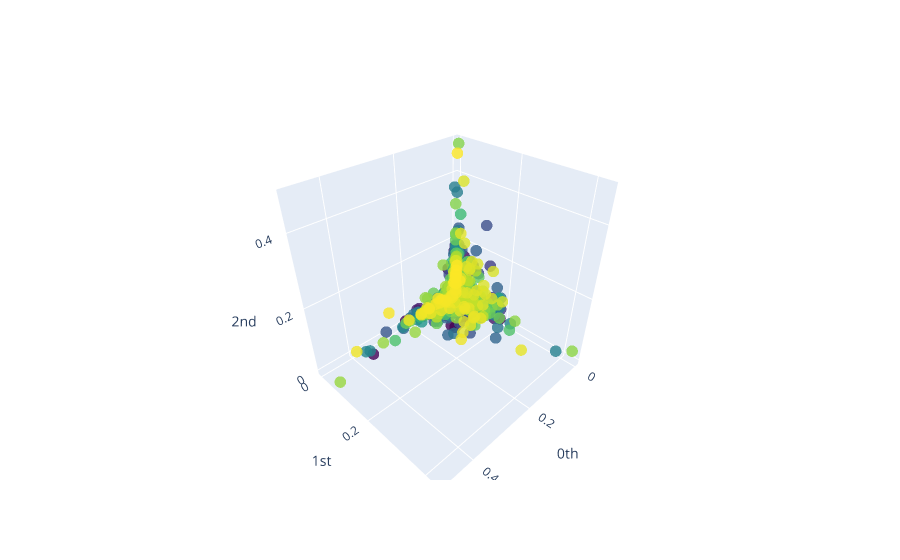

The notebook cell saved with this chart:
### Code cell
embedding_dimension_periodic = 15
embedding_time_delay_periodic = 35

embedder = SingleTakensEmbedding(
    parameters_type="fixed",
    time_delay=embedding_time_delay_periodic,
    dimension=embedding_dimension_periodic,
    stride=2, # Иначе слишком много значений, и вычисления не произвести
    n_jobs=6
)
enmo_point_cloud = embedder.fit_transform(enmo_series)
print(enmo_point_cloud.shape, enmo_series.shape)
plot_point_cloud(enmo_point_cloud).show()

### Figure 1 — Plotly figure (JSON) as saved in the notebook; plotly's stock layout.template omitted (floating-point values rounded to 4 significant figures; data arrays with more than 128 entries replaced by an {"elided": "..."} marker saying what was removed)
{"data": [{"marker": {"color": {"elided": "1123 int values"}, "colorscale": [[0, "#440154"], [0.1111, "#482878"], [0.2222, "#3e4989"], [0.3333, "#31688e"], [0.4444, "#26828e"], [0.5556, "#1f9e89"], [0.6667, "#35b779"], [0.7778, "#6ece58"], [0.8889, "#b5de2b"], [1, "#fde725"]], "opacity": 0.8, "size": 4}, "mode": "markers", "type": "scatter3d", "x": {"elided": "1123 float values"}, "y": {"elided": "1123 float values"}, "z": {"elided": "1123 float values"}}], "layout": {"scene": {"xaxis": {"exponentformat": "e", "showexponent": "all", "title": {"text": "0th"}, "type": "linear"}, "yaxis": {"exponentformat": "e", "showexponent": "all", "title": {"text": "1st"}, "type": "linear"}, "zaxis": {"exponentformat": "e", "showexponent": "all", "title": {"text": "2nd"}, "type": "linear"}}}}
